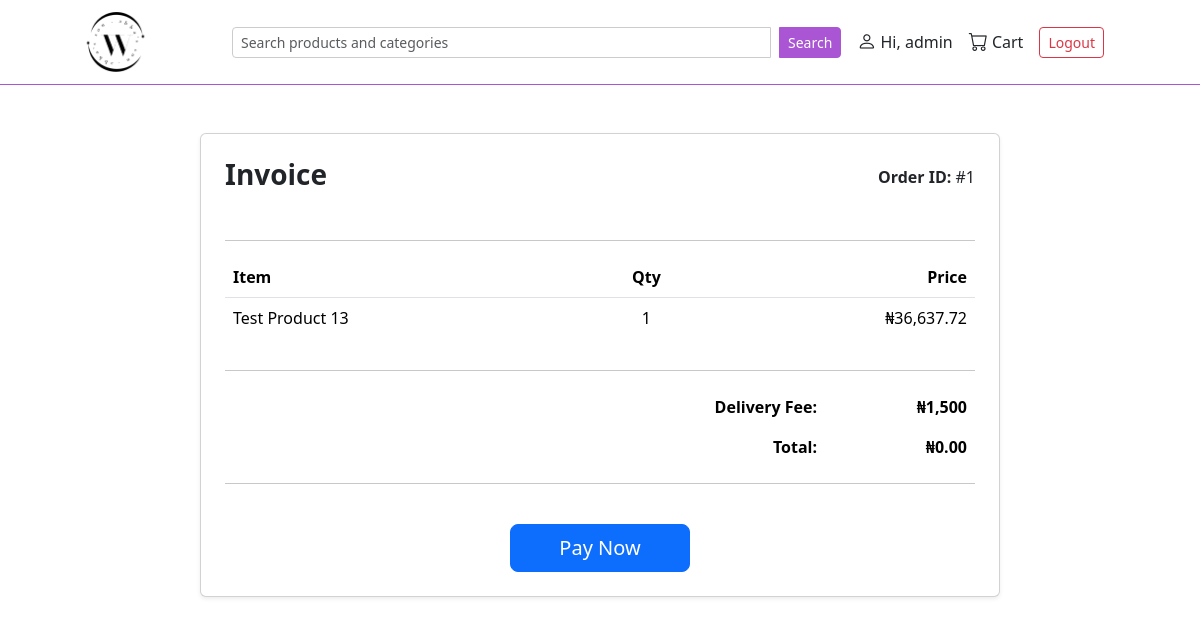
/payment/initiate/1/ (signed in), run on an earlier commit of the app's database.
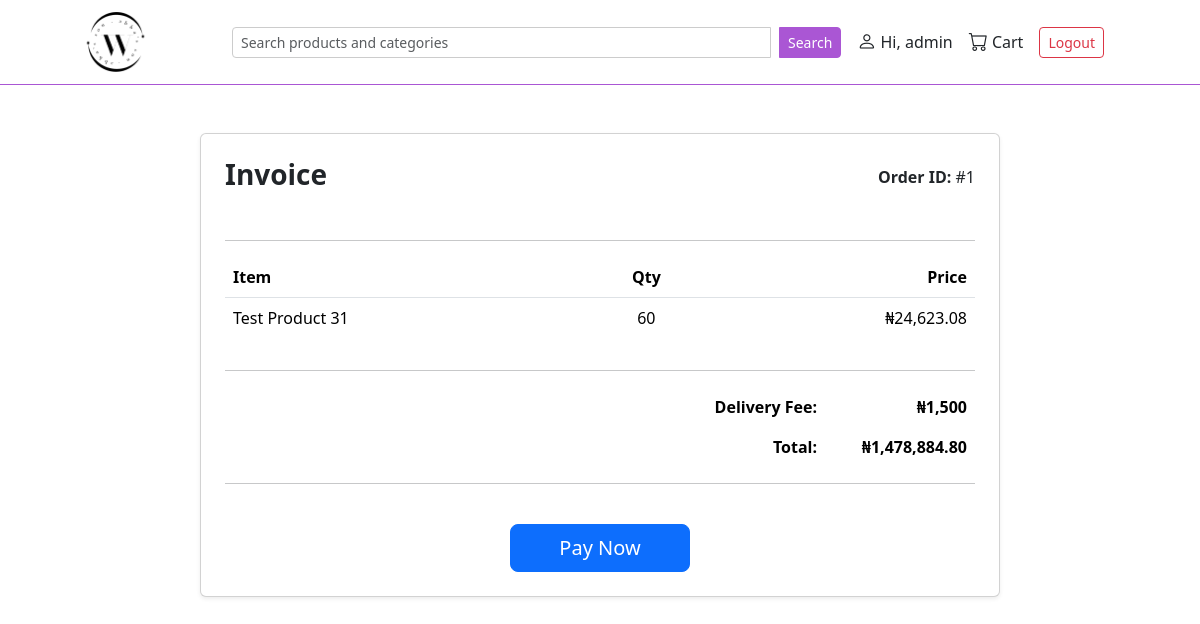
And on a later commit of the database.
### order/models.py (models this page shows, shortened)
class OrderItem(models.Model):
    order = models.ForeignKey(Order, on_delete=models.CASCADE, related_name='items')
    product = models.ForeignKey(Product, on_delete=models.CASCADE)
    qty = models.IntegerField(default=1)
    price = models.DecimalField(max_digits=12, decimal_places=2)

class Order(models.Model):
    class DELI_STATUS (models.TextChoices):
        PENDING = 'PENDING', 'Pending'
        PROCESSING = 'PROCESSING', 'Processing'
        SHIPPED = 'SHIPPED', 'Shipped'
        DELIVERED = 'DELIVERED', 'Delivered'
        CANCELLED = 'CANCELLED', 'Cancelled'
    user = models.ForeignKey(settings.AUTH_USER_MODEL, on_delete=models.CASCADE)
    status = models.CharField(max_length=50, choices=DELI_STATUS.choices, default=DELI_STATUS.PENDING)
    date_created = models.DateTimeField(auto_now_add=True)
    end_total_price = models.DecimalField(max_digits=12, decimal_places=2, default=Decimal('0.00'))
    delivery_state = models.CharField(max_length=10, choices=NigerianStates.choices, blank=True)
    delivery_fee = models.IntegerField(blank=True, null=True)

### catalogue/models.py (models this page shows, shortened)
class Product(models.Model):
    name = models.CharField(max_length=100)
    slug = models.SlugField()
    description = models.TextField()
    category = models.ManyToManyField(Category, blank=True, related_name='product')
    price = models.DecimalField(max_digits=10, decimal_places=2)
    size = models.ManyToManyField(Size, blank=True, related_name='sizes')
    image = CloudinaryField('image', blank=True, null=True)
    product_type = models.ForeignKey(ProductType, on_delete=models.CASCADE, related_name='type', null=True)
    is_active = models.BooleanField()
    date_created = models.DateTimeField(auto_now_add=True)

### payment/views.py (the view)
# urls.py: path("initiate/<int:id>/", views.initiate_payment_page, name="initiate_payment"),
@login_required
def initiate_payment_page(request, id):
    order = get_object_or_404(Order, id=id, status=Order.DELI_STATUS.PENDING)
    items = OrderItem.objects.filter(order=order).select_related('product')
    saved_state = request.user.address.state
    delivery_fee = (DELIVERY_PRICES[saved_state])
    total_price = order.end_total_price
    return render(request, "payment/initiate.html", {'order': order, 'delivery_fee': delivery_fee, 'total_price': total_price, 'items':items})

### payment/templates/payment/initiate.html (shortened to what this page needs)
{% extends "layout.html" %}
{% load humanize %}
{% block content %}
<div class="container py-5">
    <div class="card p-4 shadow-sm" style="max-width: 800px; margin: auto;">
        <div class="d-flex justify-content-between align-items-center mb-4">
            <h3 class="fw-bold">Invoice</h3>
            <div>
                <p class="mb-1"><strong>Order ID:</strong> #{{ order.id }}</p>
            </div>
        </div>
        <hr>
        <table class="table table-borderless">
            <thead>
                <tr class="border-bottom">
                    <th class="text-start">Item</th>
                    <th class="text-center">Qty</th>
                    <th class="text-end">Price</th>
                </tr>
            </thead>
            <tbody>
                {% for item in items %}
                <tr>
                    <td class="text-start">{{ item.product.name }}</td>
                    <td class="text-center">{{ item.qty }}</td>
                    <td class="text-end">₦{{ item.price|intcomma }}</td>
                </tr>
                {% endfor %}
            </tbody>
        </table>
        <hr>
        <table class="table table-borderless mb-0">
            <tbody>
                <tr>
                    <td class="text-end fw-semibold" style="width: 80%;">Delivery Fee:</td>
                    <td class="text-end fw-semibold">₦{{ delivery_fee|intcomma }}</td>
                </tr>
                <tr>
                    <td class="text-end fw-bold">Total:</td>
                    <td class="text-end fw-bold">₦{{ total_price|intcomma }}</td>
                </tr>
            </tbody>
        </table>
        <hr>
        <div class="text-center mt-4">
            <form action="{% url 'payment:initialize_payment' order.id %}" method="post">
                <button type="submit" class="btn btn-primary btn-lg px-5">Pay Now</button>
            </form>
        </div>
    </div>
</div>
{% endblock %}

What changed in the data, as far as the page shows it:
removed OrderItem: product.name "Test Product 13", qty "1", price "36,637.72"
changed Order id 1: end_total_price "0.00" → "1,478,884.80"
added OrderItem: product.name "Test Product 31", qty "60", price "24,623.08"
